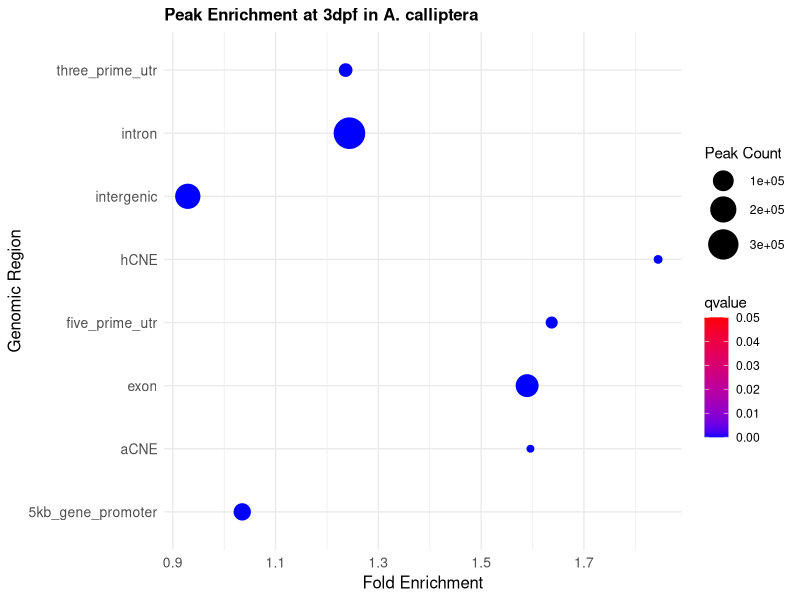
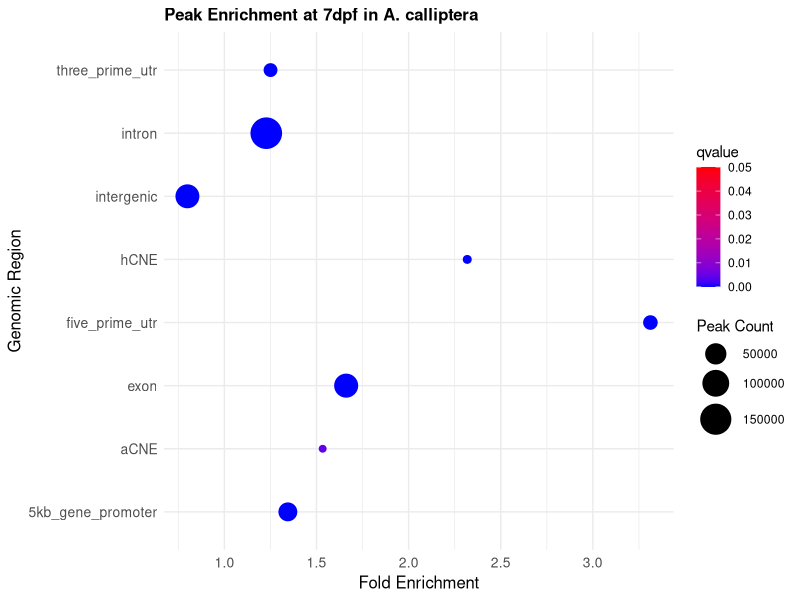
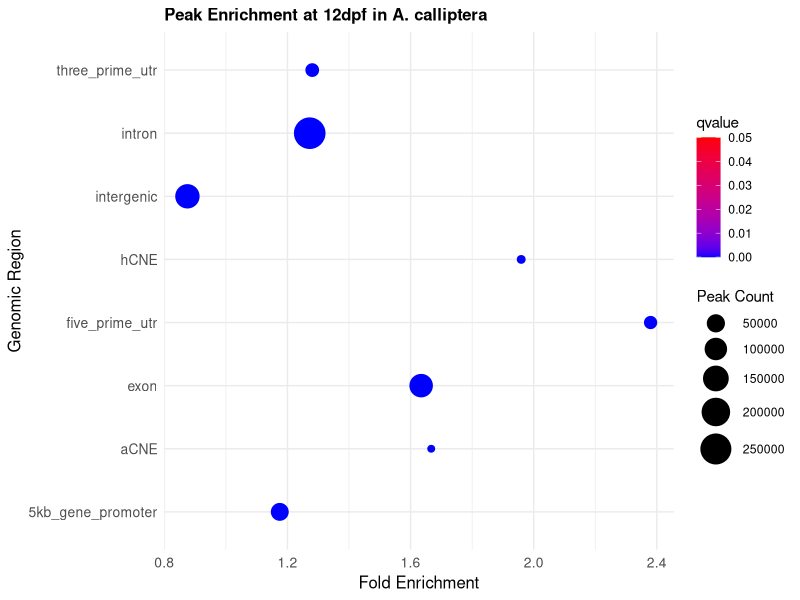

These figures' R source, in order:
# Setting the working directory
setwd("~/UoL_Bioinformatics/Research Project/Analysis/GAT")


# Load required libraries
library(ggplot2)
library(dplyr)

# Read the three files and add a "stage" column
data_3dpf <- read.table("gatnormed_Ac_3dpf_Peak_AllAnnot_allIDR_ChrBgd.tsv", header = TRUE, sep = "\t")
data_3dpf$stage <- "3dpf"

data_7dpf <- read.table("gatnormed_Ac_7dpf_Peak_AllAnnot_allIDR_ChrBgd.tsv", header = TRUE, sep = "\t")
data_7dpf$stage <- "7dpf"

data_12dpf <- read.table("gatnormed_Ac_12dpf_Peak_AllAnnot_allIDR_ChrBgd.tsv", header = TRUE, sep = "\t")
data_12dpf$stage <- "12dpf"

# Keep only significant results (qvalue < 0.05)
sig_data_3dpf <- data_3dpf[data_3dpf$qvalue < 0.05, ]
sig_data_7dpf <- data_7dpf[data_7dpf$qvalue < 0.05, ]
sig_data_12dpf <- data_12dpf[data_12dpf$qvalue < 0.05, ]

# Calculate -log10(qvalue)
sig_data_3dpf$log_qvalue <- -log10(sig_data_3dpf$qvalue)
sig_data_7dpf$log_qvalue <- -log10(sig_data_7dpf$qvalue)
sig_data_12dpf$log_qvalue <- -log10(sig_data_12dpf$qvalue)

# Dotplot

#3dpf
plot_3dpf <- ggplot(sig_data_3dpf, aes(x = fold, y = annotation, size = overlap_nsegments, color = qvalue)) +
  geom_point() +  # Draw circles
  scale_size(name = "Peak Count", range = c(2, 10)) +  # Size for peak count
  scale_color_gradient(low = "blue", high = "red", name = "qvalue", limits = c(0, 0.05)) +  # Linear color scale for qvalue
  theme_minimal() +  # Simple theme
  theme(
    axis.text = element_text(size = 10),  # Text size
    axis.title = element_text(size = 12),  # Title size
    plot.title = element_text(size = 12, face = "bold")  # Plot title
  ) +
  labs(
    x = "Fold Enrichment",  # X-axis label
    y = "Genomic Region",  # Y-axis label
    title = "Peak Enrichment at 3dpf in A. calliptera"
  )
show(plot_3dpf)

#7dpf
plot_7dpf <- ggplot(sig_data_7dpf, aes(x = fold, y = annotation, size = overlap_nsegments, color = qvalue)) +
  geom_point() +  # Draw circles
  scale_size(name = "Peak Count", range = c(2, 10)) +  # Size for peak count
  scale_color_gradient(low = "blue", high = "red", name = "qvalue", limits = c(0, 0.05)) +  # Linear color scale for qvalue
  theme_minimal() +  # Simple theme
  theme(
    axis.text = element_text(size = 10),  # Text size
    axis.title = element_text(size = 12),  # Title size
    plot.title = element_text(size = 12, face = "bold")  # Plot title
  ) +
  labs(
    x = "Fold Enrichment",  # X-axis label
    y = "Genomic Region",  # Y-axis label
    title = "Peak Enrichment at 7dpf in A. calliptera"
  )
show(plot_7dpf)

#12dpf
plot_12dpf <- ggplot(sig_data_12dpf, aes(x = fold, y = annotation, size = overlap_nsegments, color = qvalue)) +
  geom_point() +  # Draw circles
  scale_size(name = "Peak Count", range = c(2, 10)) +  # Size for peak count
  scale_color_gradient(low = "blue", high = "red", name = "qvalue", limits = c(0, 0.05)) +  # Linear color scale for qvalue
  theme_minimal() +  # Simple theme
  theme(
    axis.text = element_text(size = 10),  # Text size
    axis.title = element_text(size = 12),  # Title size
    plot.title = element_text(size = 12, face = "bold")  # Plot title
  ) +
  labs(
    x = "Fold Enrichment",  # X-axis label
    y = "Genomic Region",  # Y-axis label
    title = "Peak Enrichment at 12dpf in A. calliptera"
  )
show(plot_12dpf)